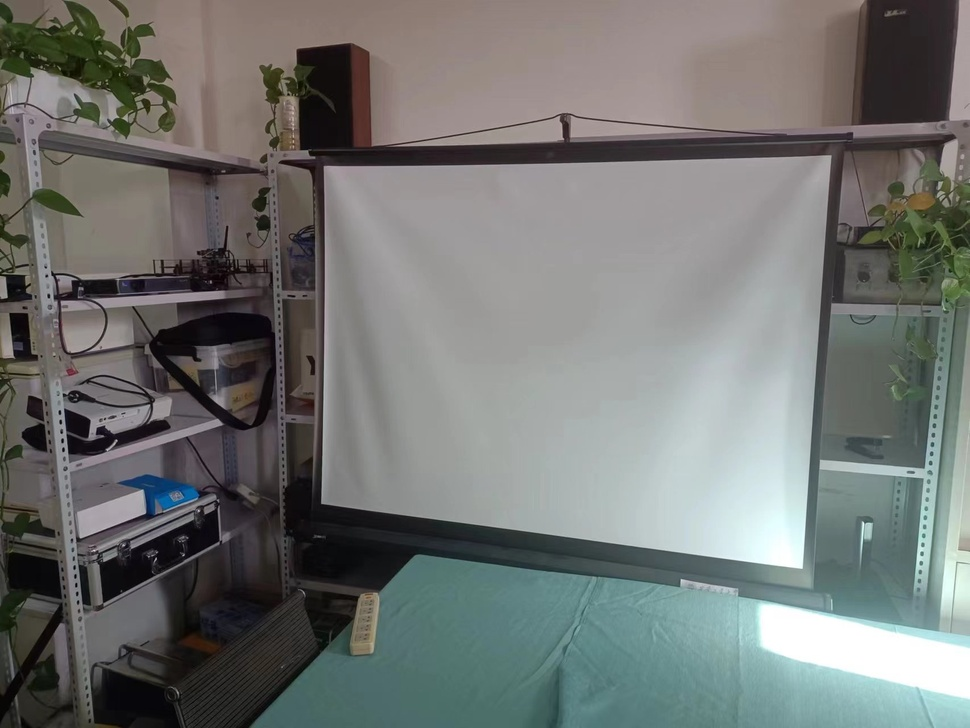
#> input picture 2.jpg, 970 x 728 px, shrunk from 1706 x 1280 before the run
$ python '拟合.py'
#> lines starting #> are read from the running program, lines starting #| are printed output that depends on the picture; after the words box and inside, x2 and y2 are one past the last pixel; in counts of white or black regions, pixels touching at a corner belong together
import cv2
import numpy as np
from sklearn.cluster import KMeans

def dfs(image, visited, center, target_label, connected_pixels):
    stack = [(center[1], center[0])]

    while stack:
        row, col = stack.pop()

        if row < 0 or row >= image.shape[0] or col < 0 or col >= image.shape[1] or visited[row, col] or image[row, col] != target_label:
            continue

        visited[row, col] = True
        connected_pixels.append((col, row))  # 添加到Connected Pixels

        # 添加相邻像素到堆栈
        stack.extend([(row - 1, col), (row + 1, col), (row, col - 1), (row, col + 1)])

# 读取图像
image = cv2.imread('2.jpg')
#> image is the input picture: shape (728, 970, 3); mean B, G, R 115, 117.4, 114.5

# 将图像转换为RGB格式
image_rgb = cv2.cvtColor(image, cv2.COLOR_BGR2RGB)

# 将图像转换为一维数组
pixels = image_rgb.reshape((-1, 3))

# 使用K均值聚类将像素分为5类
kmeans = KMeans(n_clusters=5)
kmeans.fit(pixels)

# 获取聚类的标签
labels = kmeans.labels_

# 将标签数组的形状调整为图像数组的形状
labels_reshaped = labels.reshape(image_rgb.shape[:2])

# 打印图像中心坐标和所属类别
image_center = (image_rgb.shape[1] // 2, image_rgb.shape[0] // 2)
#> image_center = (485, 364)
center_label = labels_reshaped[image_center[1], image_center[0]]
#> center_label = 0

print("Center Coordinates:", image_center)
#| Center Coordinates: (485, 364)
print("Class Label at Center:", center_label)
#| Class Label at Center: 0

# 找到中心坐标附近同一类像素构成的封闭区间
visited_pixels = np.zeros_like(labels_reshaped, dtype=bool)
connected_pixels = []
dfs(labels_reshaped, visited_pixels, image_center, center_label, connected_pixels)
#> after the loop in dfs, `while stack:`:
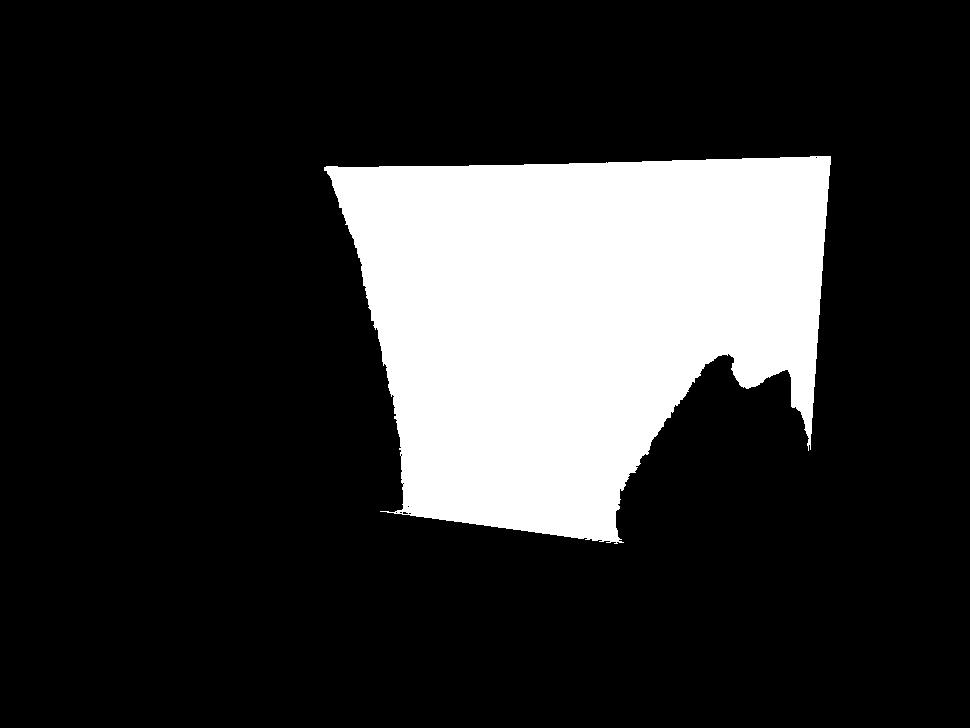
#> visited: shape (728, 970) bool; 19.6% white; 1 white region, box (x1, y1, x2, y2) and area: (324, 156, 831, 544) 138182
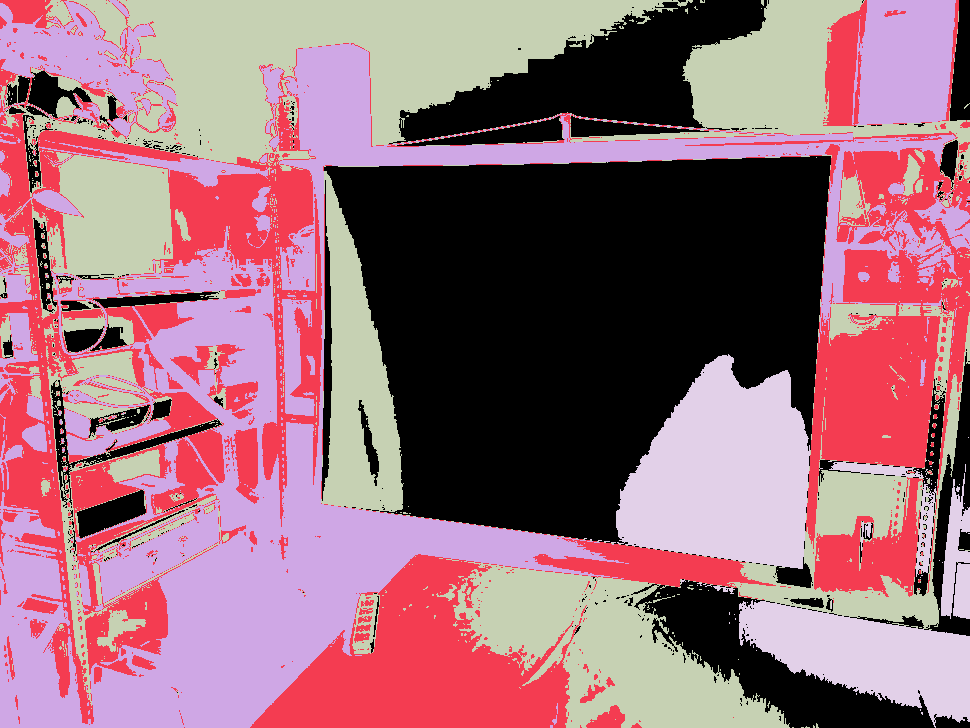
#> labels_reshaped: shape (728, 970) int32; 5 distinct labels, from 0 to 4; one colour per label, 0 black

# 根据聚类标签重新构建图像
segmented_image = np.zeros_like(image_rgb)
for i in range(5):
    mask = labels_reshaped == i
    if i == center_label:
        # 标红中心坐标附近同一类像素构成的封闭区间
        segmented_image[mask] = [255, 0, 0]  # 红色
    else:
        segmented_image[mask] = image_rgb[mask]
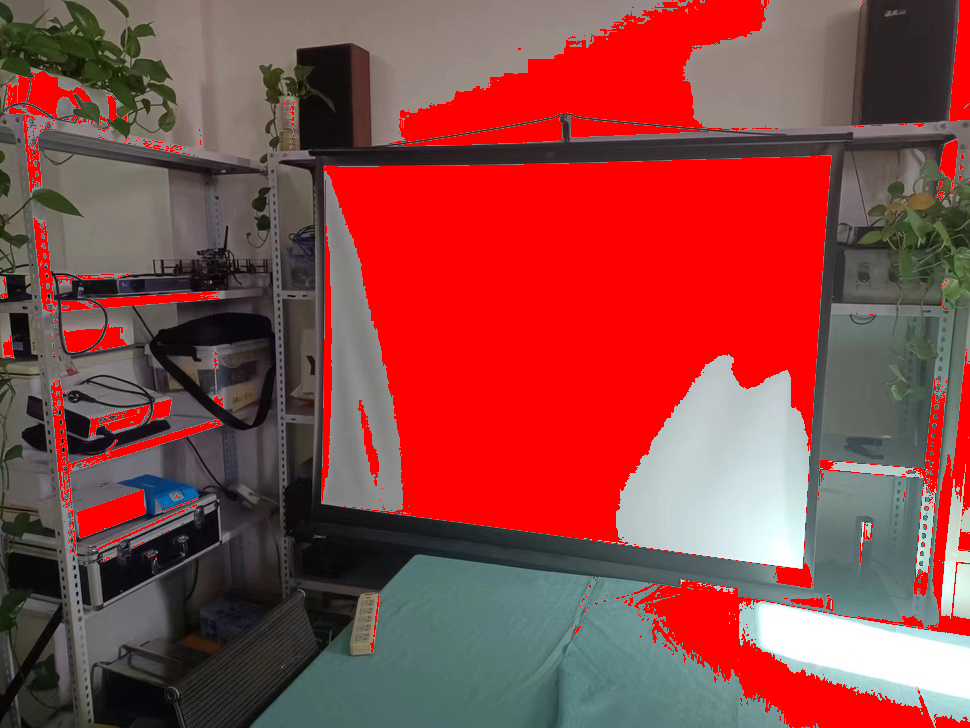
#> segmented_image: shape (728, 970, 3); mean R, G, B 142.2, 71.4, 69.2

# 显示原始图像、标注后的图像和中心附近封闭区间

# 保存标注后的图像
cv2.imwrite('segmented_image_with_center.jpg', cv2.cvtColor(segmented_image, cv2.COLOR_RGB2BGR))

# 保存Connected Pixels图像
cv2.imwrite('connected_pixels.jpg', visited_pixels.astype(np.uint8) * 255)

cv2.destroyAllWindows()

# 提取Connected Pixels中最上边缘和最左边缘的点
connected_pixels = np.array(connected_pixels)
min_x, min_y = np.min(connected_pixels, axis=0)

# 计算斜率
slope_x = (connected_pixels[:, 0].mean() - min_x) / (connected_pixels[:, 1].mean() - min_y)
slope_y = (connected_pixels[:, 1].mean() - min_y) / (connected_pixels[:, 0].mean() - min_x)

print("Slope X:", slope_x)
print("Slope Y:", slope_y)
